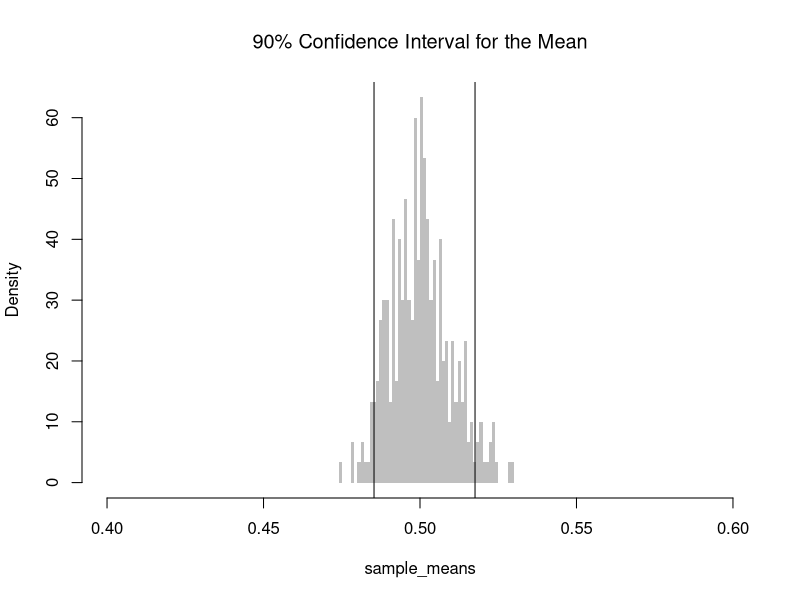
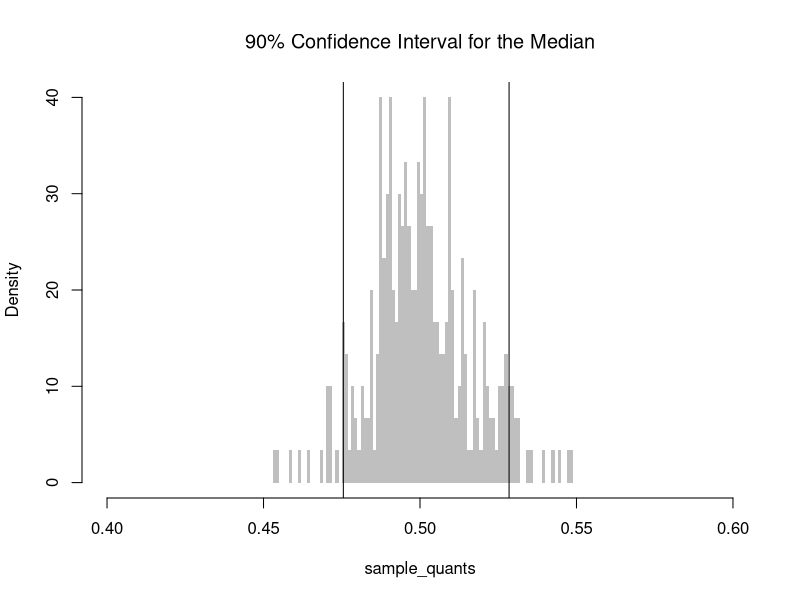
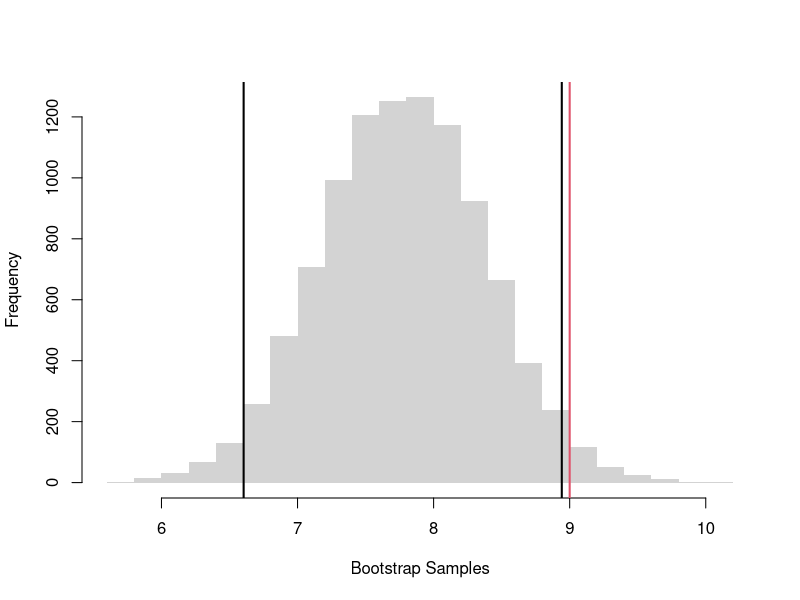
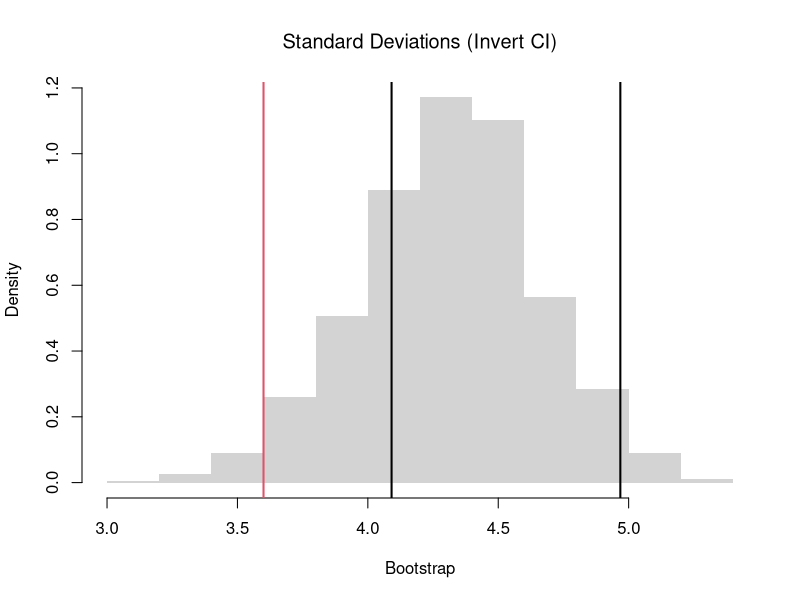
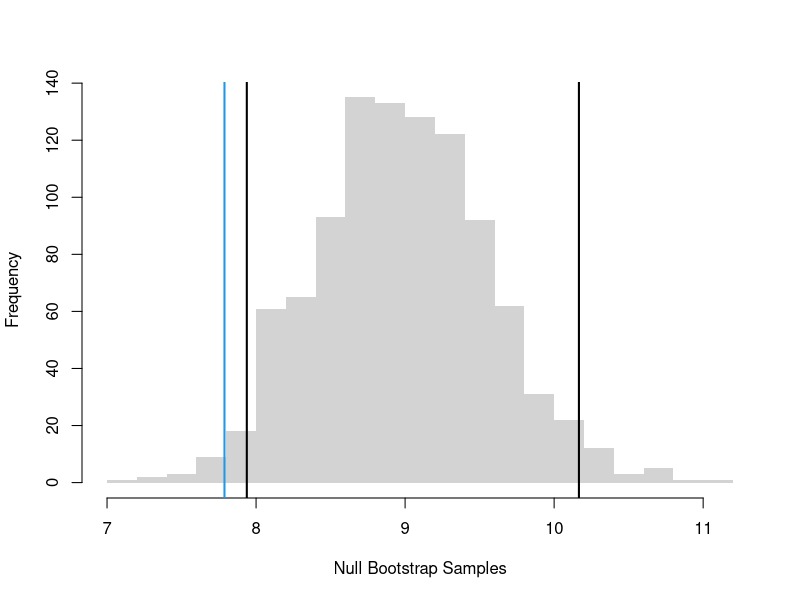
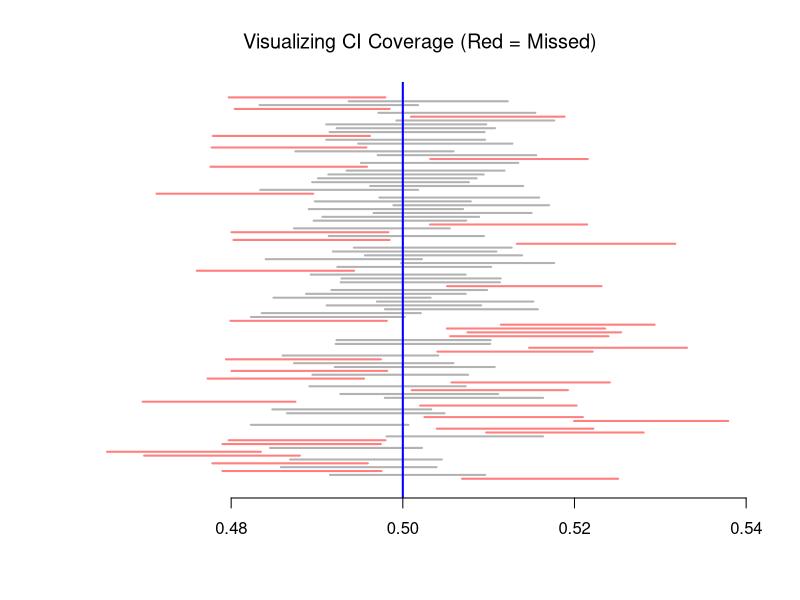

Source code (R) for these figures, in order:
## ---- chunk 1
# Create 300 samples, each with 1000 random uniform variables
x_samples <- matrix(nrow=300, ncol=1000)
for(i in seq(1,nrow(x_samples))){
    x_samples[i,] <- runif(1000)
}
sample_means <- apply(x_samples, 1, mean) # mean for each sample (row)

# Middle 90%
mq <- quantile(sample_means, probs=c(.05,.95))
paste0('we are 90% confident that the mean is between ', 
    round(mq[1],2), ' and ', round(mq[2],2) )

hist(sample_means,
    breaks=seq(.4,.6, by=.001), 
    border=NA, freq=F,
    col=rgb(0,0,0,.25), font.main=1,
    main='90% Confidence Interval for the Mean')
abline(v=mq)
## ---- chunk 2
## Sample Quantiles (medians)
sample_quants <- apply(x_samples, 1, quantile, probs=0.5) #quantile for each sample (row)

# Middle 90% of estimates
mq <- quantile(sample_quants, probs=c(.05,.95))
paste0('we are 90% confident that the median is between ', 
    round(mq[1],2), ' and ', round(mq[2],2) )

hist(sample_quants,
    breaks=seq(.4,.6, by=.001),
    border=NA, freq=F,
    col=rgb(0,0,0,.25), font.main=1,
    main='90% Confidence Interval for the Median')
abline(v=mq)
## ---- chunk 3
X <- c(18,20,22,24) #student ages
# six possible samples of size 2
m1 <- mean( X[c(1,2)] ) #{1,2}
m2 <- mean( X[c(1,3)] ) #{1,3}
m3 <- mean( X[c(1,4)] ) #{3,4}
m4 <- mean( X[c(2,3)] ) #{2,3}
m5 <- mean( X[c(2,4)] ) #{2,4}
m6 <- mean( X[c(3,4)] ) #{3,4}
means_2 <- c(m1, m2, m3, m4, m5, m6)
sd(means_2)

# four possible samples of size 3
m1 <- mean( X[c(1,2,3)] ) 
m2 <- mean( X[c(1,2,4)] ) 
m3 <- mean( X[c(1,3,4)] ) 
m4 <- mean( X[c(2,3,4)] ) 
means_3 <- c(m1, m2, m3, m4)
sd(means_3)
## ---- chunk 4
sample_dat <- USArrests[,'Murder']
sample_mean <- mean(sample_dat)
sample_mean

# Jackknife Distribution
n <- length(sample_dat)
jackknife_means <- vector(length=n)
for(i in seq_along(jackknife_means)){
    dat_noti <- sample_dat[-i]
    mean_noti <- mean(dat_noti)
    jackknife_means[i] <- mean_noti
}

# Bootstrap Distribution
set.seed(1) # to be replicable
bootstrap_means <- vector(length=9999)
for(b in seq_along(bootstrap_means)){
    dat_id <- seq(1,n)
    boot_id <- sample(dat_id , replace=T)
    dat_b  <- sample_dat[boot_id] # c.f. jackknife
    mean_b <- mean(dat_b)
    bootstrap_means[b] <-mean_b
}

# Jack CI
jack_ci <- quantile(jackknife_means, probs=c(.025, .975))
jack_ci

# Boot CI
boot_ci <- quantile(bootstrap_means, probs=c(.025, .975))
boot_ci

# more conservative estimate
ci <- boot_ci
## ---- chunk 5
hist(bootstrap_means, breaks=25,
    border=NA,
    main='',
    xlab='Bootstrap Samples')
# CI
ci_95 <- quantile(bootstrap_means, probs=c(.025, .975))
abline(v=ci_95, lwd=2)
# H0: mean=9
abline(v=9, col=2, lwd=2)
## ---- chunk 6
# Bootstrap Distribution for SD
sd_obs <- sd(sample_dat)
bootstrap_sd <- vector(length=999)
for(b in seq_along(bootstrap_sd)){
    x_b <- sample(sample_dat, replace=T)
    sd_b <- sd(x_b)
    bootstrap_sd[b] <- sd_b
}

# Test for SD Differences (Invert CI)
sd_null <- 3.6
hist(bootstrap_sd, freq=F,
    border=NA, xlab='Bootstrap', font.main=1,
    main='Standard Deviations (Invert CI)')
sd_ci <- quantile(bootstrap_sd, probs=c(0.25,.975) )
abline(v=sd_ci, lwd=2)
abline(v=sd_null, lwd=2, col=2)
## ---- chunk 7
sample_dat <- USArrests[,'Murder']
sample_mean <- mean(sample_dat)

# Bootstrap NULL: mean=9
# Bootstrap shift: center each bootstrap resample so that the distribution satisfies the null hypothesis on average.
set.seed(1)
mu <- 9
bootstrap_means_null <- vector(length=999)
for(b in seq_along(bootstrap_means_null)){
    dat_b <- sample(sample_dat, replace=T) 
    mean_b <- mean(dat_b) + (mu - sample_mean) # impose the null via Bootstrap shift
    bootstrap_means_null[b] <- mean_b
}
hist(bootstrap_means_null, breaks=25, border=NA,
    main='',
    xlab='Null Bootstrap Samples')
ci_95 <- quantile(bootstrap_means_null, probs=c(.025, .975)) # critical region
abline(v=ci_95, lwd=2)
abline(v=sample_mean, lwd=2, col=4)
## ---- chunk 8
# Confidence Interval for each sample
xq <- apply(x_samples, 1, function(r){ #theoretical se's 
    mean(r) + c(-1,1)*sd(r)/sqrt(length(r))
})
# First 3 interval estimates
xq[, c(1,2,3)]

# Explicit calculation
mu_true <- 0.5 # theoretical result for uniform samples
# Logical vector: whether the true mean is in each CI
covered <- mu_true >= xq[1, ] & mu_true <= xq[2, ]
# Empirical coverage rate
coverage_rate <- mean(covered)
cat(sprintf("Estimated coverage probability: %.2f%%\n", 100 * coverage_rate))

# Theoretically: [-1 sd, +1 sd] has 2/3 coverage
# Change to [-2 sd, +2 sd] to see Precision-Accuracy tradeoff.
## ---- chunk 9
# Visualize first 100 confidence intervals
n <- 100
plot.new()
plot.window(xlim = range(xq), ylim = c(0, n))
for (i in seq(1,n) ) {
  col_i <- if (covered[i]) rgb(0, 0, 0, 0.3) else rgb(1, 0, 0, 0.5)
  segments(xq[1, i], i, xq[2, i], i, col = col_i, lwd = 2)
}
abline(v = mu_true, col = "blue", lwd = 2)
axis(1)
title("Visualizing CI Coverage (Red = Missed)", font.main=1)
